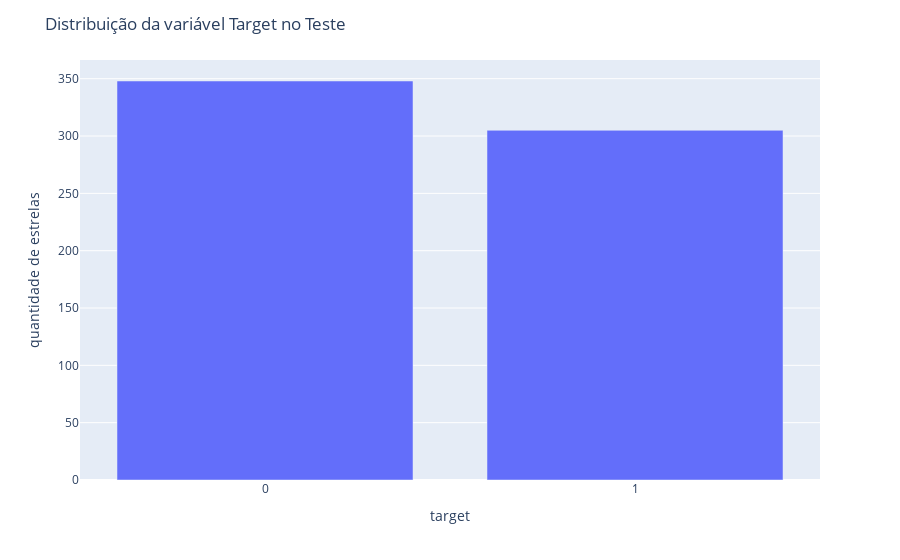

Notebook code for this chart:
### Code cell
unique, count = np.unique(y_test, return_counts=True)
fig = px.bar(df, x=['0', '1'], y=count, labels={'y':'quantidade de estrelas', 'x': 'target'})
fig.update_layout(title_text='Distribuição da variável Target no Teste')
fig.show()

### Figure 1 — Plotly figure (JSON) as saved in the notebook; plotly's stock layout.template omitted (floating-point values rounded to 4 significant figures)
{"data": [{"alignmentgroup": "True", "hovertemplate": "target=%{x}<br>quantidade de estrelas=%{y}<extra></extra>", "legendgroup": "", "marker": {"color": "#636efa", "pattern": {"shape": ""}}, "name": "", "offsetgroup": "", "orientation": "v", "showlegend": false, "textposition": "auto", "type": "bar", "x": ["0", "1"], "xaxis": "x", "y": [348, 305], "yaxis": "y"}], "layout": {"barmode": "relative", "legend": {"tracegroupgap": 0}, "margin": {"t": 60}, "title": {"text": "Distribuição da variável Target no Teste"}, "xaxis": {"anchor": "y", "domain": [0, 1], "title": {"text": "target"}}, "yaxis": {"anchor": "x", "domain": [0, 1], "title": {"text": "quantidade de estrelas"}}}}
